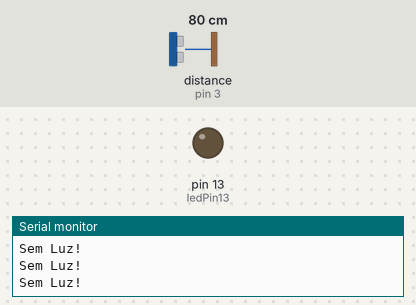
A sketch run on a simulated Arduino Uno, built with avr-gcc and run on an emulated ATmega328P. Shown: output pins drawn as LEDs (lit = HIGH), the last lines printed to the serial monitor. Wiring (inferred from the names in the program): ultrasonic range finder: trigger pin 2; echo pin 3. The inputs (shaded band) are chosen by the test bench; at power-on: distance to the obstacle (sensor on pin 3) 80 cm. The echo pulse lasts 58.3 µs per cm; pins used as bus, display or sensor lines are not drawn.

Above: at 1.2 s.
1.3 s: distance to the obstacle (sensor on pin 3) set to 64 cm
2.8 s: distance to the obstacle (sensor on pin 3) set to 56 cm
At 3.3 s:
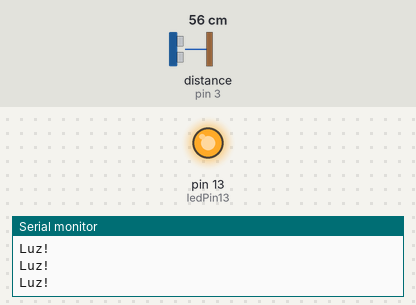
4.3 s: distance to the obstacle (sensor on pin 3) set to 60 cm
At 5.5 s:
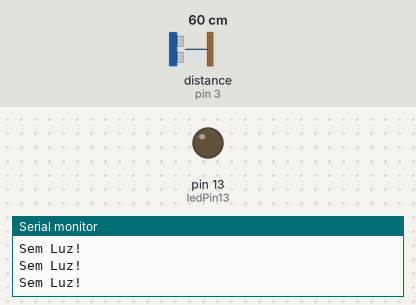
5.8 s: distance to the obstacle (sensor on pin 3) set to 2 cm
At 6.8 s:
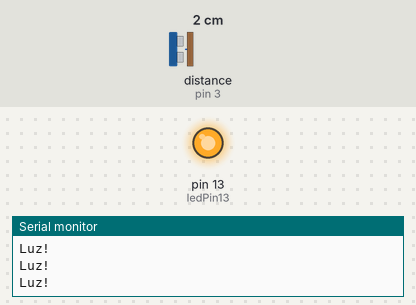
Timing chart, 0 to 8.3 s (numbered marks = the images above; inputs shaded):
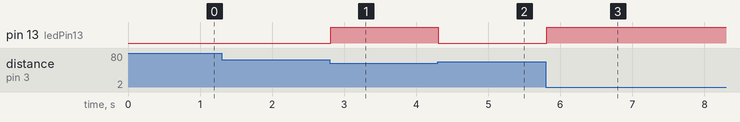

Measured:
- the behaviour switches between 60 and 59 cm on distance to the obstacle (sensor on pin 3) (found by bisection; images 0 and 1)
- after the input at 2.8 s, pin 13 (ledPin13): LOW → HIGH at once
- after the input at 4.3 s, pin 13 (ledPin13): HIGH → LOW at once
- after the input at 5.8 s, pin 13 (ledPin13): LOW → HIGH at once

The sketch:

ultrasonico.ino.ino
```cpp
// this constant won't change.  It's the pin number
// of the sensor's output:
const int echoPin0 = 3;
const int ledPin13 = 13;
const int trigPin0 = 2;

void setup() {
  // initialize serial communication:
  pinMode(ledPin13, OUTPUT);
  Serial.begin(9600);
}

void loop()
{
  if(getDistance(echoPin0,trigPin0) < 60 ){
    digitalWrite(ledPin13, HIGH);
    Serial.print("Luz!");
  }else{
    digitalWrite(ledPin13, LOW);
    Serial.print("Sem Luz!");
  }

//  Serial.print(getDistance(echoPin1,trigPin1));
//  Serial.print("-");
//  Serial.print(getDistance(echoPin2,trigPin2));
//  Serial.print("-");
//  Serial.print(getDistance(echoPin3,trigPin3));
//  Serial.print("-");
//  Serial.print(getDistance(echoPin4,trigPin4));
  Serial.println();
}

long getDistance(int pinNumber, int triggerPin){

  long duration;

  delay(1);

  //Ativa os sensores
  pinMode(triggerPin, OUTPUT);
  digitalWrite(triggerPin, LOW);
  delayMicroseconds(10);
  digitalWrite(triggerPin, HIGH);
  delayMicroseconds(10);
  digitalWrite(triggerPin, LOW);

  pinMode(pinNumber, INPUT);
  duration = pulseIn(pinNumber, HIGH);

  return microsecondsToCentimeters(duration);
}

long microsecondsToCentimeters(long microseconds)
{
  // The speed of sound is 340 m/s or 29 microseconds per centimeter.
  // The ping travels out and back, so to find the distance of the
  // object we take half of the distance travelled.
  return microseconds / 29 / 2;
}
```
